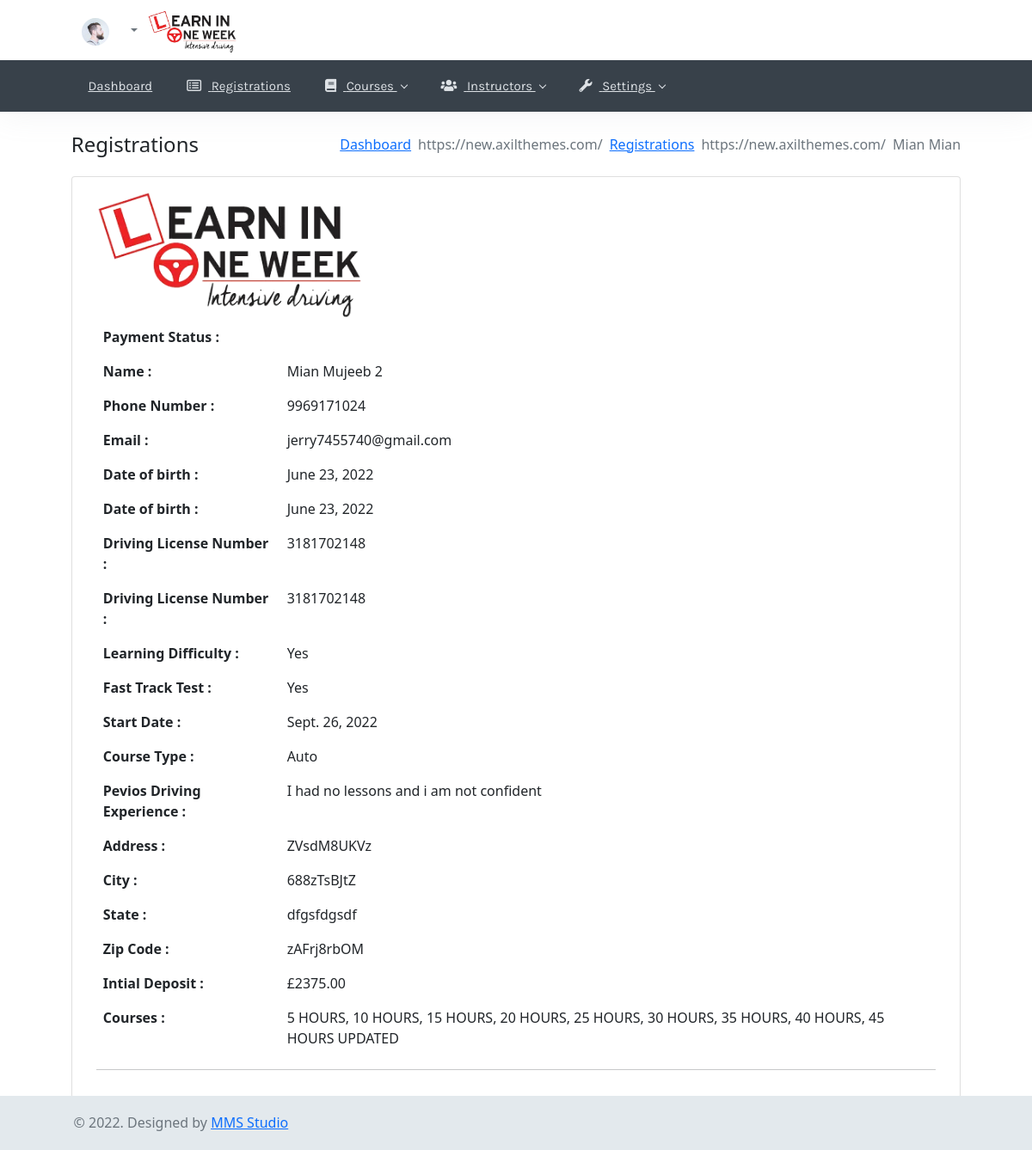
The page /portal/registration/view/MM-20220626221028-zAFrj8rbOM (signed in) on the database its author committed.
### website/models.py (models this page shows)
class GeneralInfo(models.Model):
    title = models.CharField(max_length=100)
    favicon = models.ImageField(upload_to='Favicons/')
    logo = models.ImageField(upload_to='Logo/')
    class Meta:
        verbose_name = 'General Info'
        verbose_name_plural = 'General Info'

class Course(models.Model):
    STAUS_CHOICES = (
        (1, 'Active'),
        (2, 'Inactive'),
    )
    status = models.IntegerField(choices=STAUS_CHOICES, default=1)
    category = models.ForeignKey(CourseCategory, on_delete=models.CASCADE)
    name = models.CharField(max_length=150)
    hours = models.IntegerField()
    price_auto = models.DecimalField(max_digits=999, decimal_places=2)
    price_manual = models.DecimalField(max_digits=999, decimal_places=2)
    advance_deposit = models.DecimalField(max_digits=999, decimal_places=2)
    description =  RichTextField()
    class Meta:
        verbose_name = 'Course'
        verbose_name_plural = 'Courses'
    def __str__(self):
        return self.name

### portal/models.py (models this page shows, shortened)
class StudentRegistration(models.Model):
    STATUS_CHOICES = (
        (1, 'Unpaid'),
        (2, 'Paid'),
    )
    COURSE_TYPE = (
        (1, 'Auto'),
        (2, 'Manual'),
    )
    PREFIX_CHOICES = (
        ('Mr', 'Mr'),
        ('Mrs', 'Mrs'),
        ('Miss', 'Miss'),
        ('Ms', 'Ms'),
    )
    PREVIOUS_EXPERIENCE_CHOICES = (
        (1, 'I had no lessons and i am not confident'),
        (2, 'I had no lessons but i am confident'),
        (3, 'I had 1-9 hours of driving lessons'),
        (4, 'I had 10-14 hours of driving lessons'),
        (5, 'I had 15-19 hours of driving lessons'),
        (6, 'I had 20-24 hours of driving lessons'),
        (7, 'I had 30 hours of driving lessons'),
        (8, 'I can drive at test standards, I want to retake'),
    )
    status = models.IntegerField(choices=STATUS_CHOICES, default=1)
    registration_id = models.CharField(max_length=500)
    name_prefix = models.CharField(max_length=150, choices=PREFIX_CHOICES)
    first_name = models.CharField(max_length=150)
    last_name = models.CharField(max_length=150)
    dob = models.DateField()
    phone = models.CharField(max_length=50)
    email = models.EmailField()
    driving_license_number = models.CharField(max_length=18, null=True, blank=True)
    learning_difficulty = models.BooleanField(default=False)
    fast_track_test = models.BooleanField(default=False)
    start_date = models.DateField()
    course_type = models.IntegerField(choices=COURSE_TYPE)
    previous_experience = models.IntegerField(choices=PREVIOUS_EXPERIENCE_CHOICES)
    address = models.CharField(max_length=550)
    city = models.CharField(max_length=100)
    state = models.CharField(max_length=100)
    zip_code = models.CharField(max_length=100)
    total_initial_deposit = models.DecimalField(max_digits=999, decimal_places=2, null=True, blank=True)
    class Meta:
        verbose_name = 'Student Registration'
        verbose_name_plural = 'Student Registrations'

class StudentRegistrationCourse(models.Model):
    registration = models.ForeignKey(StudentRegistration, on_delete=models.CASCADE, related_name="related_courses")
    course = models.ForeignKey(Course, on_delete=models.CASCADE)
    class Meta:
        verbose_name = 'Student Registration Course'
        verbose_name_plural = 'Student Registration Courses'

### portal/views.py (the view)
# urls.py: path('registration/view/<str:reg_id>', viewRegistration, name='view-registration'),
@login_required(login_url='portal:login')
@permission_required('portal.view_studentregistration', raise_exception=True)
def viewRegistration(request, reg_id):
    general_info = GeneralInfo.objects.all().first()
    registration = get_object_or_404(StudentRegistration, registration_id=reg_id)
    context = {
        'general_info' : general_info,
        'instance' : registration,
    }
    return render(request, 'portal/registrations/view-registration.html', context)

### templates/portal/registrations/view-registration.html (shortened to what this page needs)
{% extends 'portal/base.html' %} {% load static %} {% load crispy_forms_tags %}
{% block body %}
<div class="row">
    <div class="col-12">
        <div class="page-title-box d-flex align-items-center justify-content-between">
            <h4 class="page-title">Registrations</h4>
            <div class="page-title-right">
                <ol class="breadcrumb m-0">
                    <li class="breadcrumb-item"><a href="{% url 'portal:dashboard' %}"> Dashboard</a></li>
                    <li class="breadcrumb-item"><a href="{% url 'portal:registrations' %}"> Registrations</a></li>
                    <li class="breadcrumb-item active">{{instance.first_name}} {{instance.first_name}}</li>
                </ol>
            </div>
        </div>
    </div>
</div>
<div class="card">
    <div class="card-body">
        <div class="container">
            <div class="panel-body">
                <div class="clearfix">
                    <div class="text-left">
                        <img src="{{general_info.logo.url}}" style="max-height:150px">
                    </div>
                </div>
                <table class="table table-borderless">
                    <tbody>
                        <tr>
                            <th>Payment Status :</th>
                            <td>
                                {% if status == 1 %}
                                <span class="badge badge-danger">{{instance.get_status_display}} </span>
                                {% else %}
                                <span class="badge badge-success">{{instance.get_status_display}} </span>
                                {% endif %}
                            </td>
                        </tr>
                        <tr>
                            <th>Name :</th>
                            <td>{{instance.first_name}} {{instance.last_name}}</td>
                        </tr>
                        <tr>
                            <th>Phone Number :</th>
                            <td>{{instance.phone}}</td>
                        </tr>
                        <tr>
                            <th>Email :</th>
                            <td>{{instance.email}}</td>
                        </tr>
                        <tr>
                            <th>Date of birth :</th>
                            <td>{{instance.dob}}</td>
                        </tr>
                        <tr>
                            <th>Date of birth :</th>
                            <td>{{instance.dob}}</td>
                        </tr>
                        <tr>
                            <th>Driving License Number :</th>
                            <td>{{instance.driving_license_number}}</td>
                        </tr>
                        <tr>
                            <th>Driving License Number :</th>
                            <td>{{instance.driving_license_number}}</td>
                        </tr>
                        <tr>
                            <th>Learning Difficulty :</th>
                            <td>
                                {% if instance.learning_difficulty %}
                                Yes
                                {% else %}
                                No
                                {% endif %}
                            </td>
                        </tr>
                        <tr>
                            <th>Fast Track Test :</th>
                            <td>
                                {% if instance.fast_track_test %}
                                Yes
                                {% else %}
                                No
                                {% endif %}
                            </td>
                        </tr>
                        <tr>
                            <th>Start Date :</th>
                            <td>
                                {{instance.start_date}}
                            </td>
                        </tr>
                        <tr>
                            <th>Course Type :</th>
                            <td>
                                {{instance.get_course_type_display}}
                            </td>
                        </tr>
                        <tr>
                            <th>Pevios Driving Experience :</th>
                            <td>
                                {{instance.get_previous_experience_display}}
                            </td>
                        </tr>
                        <tr>
                            <th>Address :</th>
                            <td>{{instance.address}}</td>
                        </tr>
                        <tr>
                            <th>City :</th>
                            <td>{{instance.city}}</td>
                        </tr>
                        <tr>
                            <th>State :</th>
                            <td>{{instance.state}}</td>
                        </tr>
                        <tr>
                            <th>Zip Code :</th>
                            <td>{{instance.zip_code}}</td>
                        </tr>
                        <tr>
                            <th>Intial Deposit :</th>
                            <td>£{{instance.total_initial_deposit}}</td>
                        </tr>
                        <tr>
                            <th>Courses :</th>
                            <td>
                                {% for i in instance.related_courses.all %}
                                {% if forloop.last %}
                                {{i.course}}
                                {% else %}
                                {{i.course}},
                                {% endif %}
                                {% endfor %}
                            </td>
                        </tr>
                    </tbody>
                </table>
                <hr>
            </div>
        </div>
    </div>
</div>
{% endblock body %}

### templates/portal/base.html (shortened to what this page needs)
{% load static %}
<!DOCTYPE html>
<html lang="en">
<head>
    <link href="{% static 'website/libs/custombox/custombox.min.css' %}" rel="stylesheet">
    <link href="{% static 'portal/libs/dropify/dropify.min.css' %}" rel="stylesheet" type="text/css" />
    <link href="{% static 'portal/css/bootstrap.min.css' %}" id="bootstrap-stylesheet" rel="stylesheet"
        type="text/css" />
    <link href="{% static 'portal/css/icons.min.css' %}" rel="stylesheet" type="text/css" />
    <link href="{% static 'portal/css/app.min.css' %}" id="app-stylesheet" rel="stylesheet" type="text/css" />
</head>
<body data-layout="horizontal" data-topbar="light">
    <div id="wrapper">
        <header id="topnav">
            <div class="navbar-custom">
                <div class="container-fluid">
                    <ul class="list-unstyled topnav-menu float-right mb-0">
                        <li class="dropdown notification-list">
                            <a class="nav-link dropdown-toggle nav-user mr-0 waves-effect" data-toggle="dropdown"
                                href="#" role="button" aria-haspopup="false" aria-expanded="false">
                                <img src="{% static 'portal/images/users/user-1.jpg' %}" alt="user-image"
                                    class="rounded-circle">
                                <span class="pro-user-name ml-1">
                                    {{request.user.first_name}} {{request.user.first_name}} <i
                                        class="mdi mdi-chevron-down"></i>
                                </span>
                            </a>
                        </li>
                    </ul>
                    <div class="logo-box">
                        <a href="index.html" class="logo logo-dark">
                            <span class="logo-lg">
                                <img src="{{general_info.logo.url}}" alt="" height="50">
                            </span>
                        </a>
                    </div>
                    <div class="clearfix"></div>
                </div>
            </div>
            <div class="topbar-menu">
                <div class="container-fluid">
                    <div id="navigation">
                        <ul class="navigation-menu">
                            <li class="has-submenu">
                                <a href="{% url 'portal:dashboard' %}"><i
                                        class="mdi mdi-view-dashboard"></i>Dashboard</a>
                            </li>
                            <li class="has-submenu">
                                <a href="{% url 'portal:registrations' %}"><i class="fa fa-list-alt"></i>
                                    Registrations</a>
                            </li>
                            <li class="has-submenu">
                                <a href="{% url 'portal:courses' %}"> <i class="fa fa-book"></i> Courses <div
                                        class="arrow-down"></div>
                                </a>
                            </li>
                            <li class="has-submenu">
                                <a href="{% url 'portal:instructors' %}"> <i class="fa fa-users"></i> Instructors <div
                                        class="arrow-down"></div>
                                </a>
                            </li>
                            <li class="has-submenu">
                                <a href="javascript:void(0)"> <i class="fas fa-wrench"></i> Settings <div
                                        class="arrow-down"></div>
                                </a>
                            </li>
                        </ul>
                        <div class="clearfix"></div>
                    </div>
                </div>
            </div>
        </header>
        <div class="content-page">
            <div class="content">
                <div class="container-fluid">
                    {% block body %} {% endblock body %}
                </div>
            </div>
            <footer class="footer">
                <div class="container-fluid">
                    <div class="row">
                        <div class="col-md-6">
                            &copy; {% now 'Y' %}. Designed by <a href="#">MMS Studio</a>
                        </div>
                    </div>
                </div>
            </footer>
        </div>
    </div>
</body>
</html>

### rows shown on the page
GeneralInfo: logo (picture)
StudentRegistration: first_name "Mian", last_name "Mujeeb 2", phone "9969171024", email "jerry7455740@gmail.com", dob "June 23, 2022", driving_license_number "3181702148", start_date "Sept. 26, 2022", course_type "Auto", previous_experience "I had no lessons and i am not confident", address "ZVsdM8UKVz", city "688zTsBJtZ", state "dfgsfdgsdf", zip_code "zAFrj8rbOM", total_initial_deposit "2375.00"
StudentRegistrationCourse: course "5 HOURS"
StudentRegistrationCourse: course "10 HOURS"
StudentRegistrationCourse: course "15 HOURS"
StudentRegistrationCourse: course "20 HOURS"
StudentRegistrationCourse: course "25 HOURS"
StudentRegistrationCourse: course "30 HOURS"
StudentRegistrationCourse: course "35 HOURS"
StudentRegistrationCourse: course "40 HOURS"
StudentRegistrationCourse: course "45 HOURS UPDATED"
